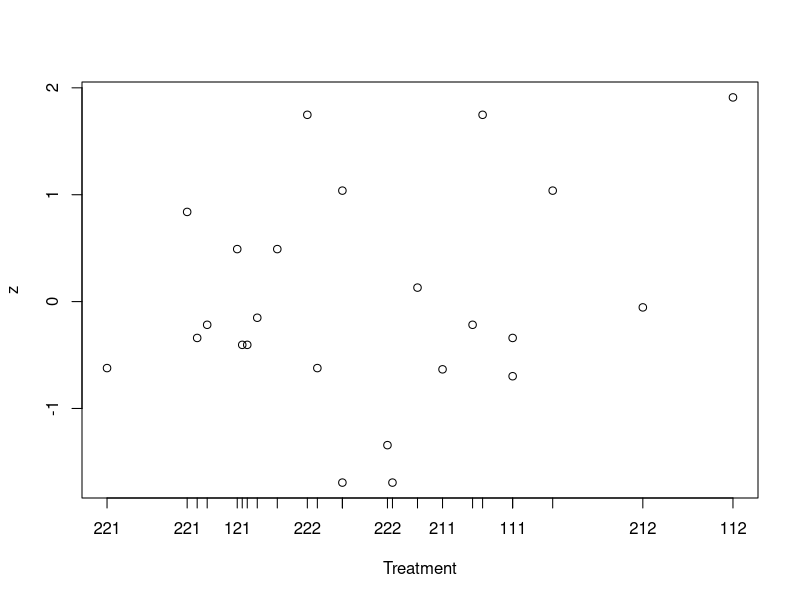
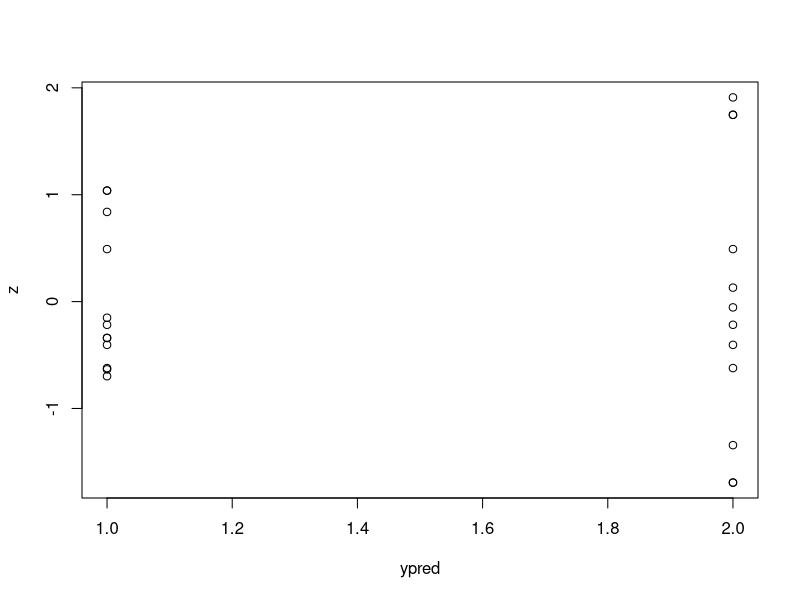
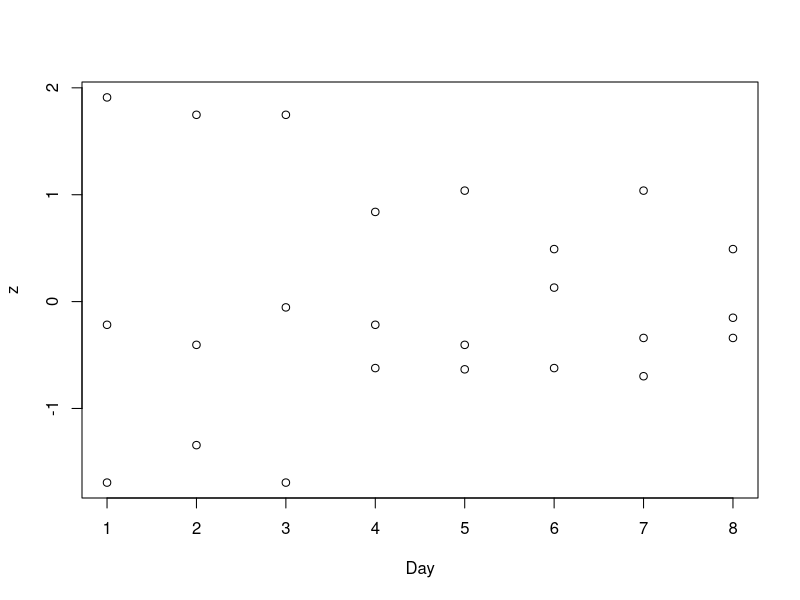
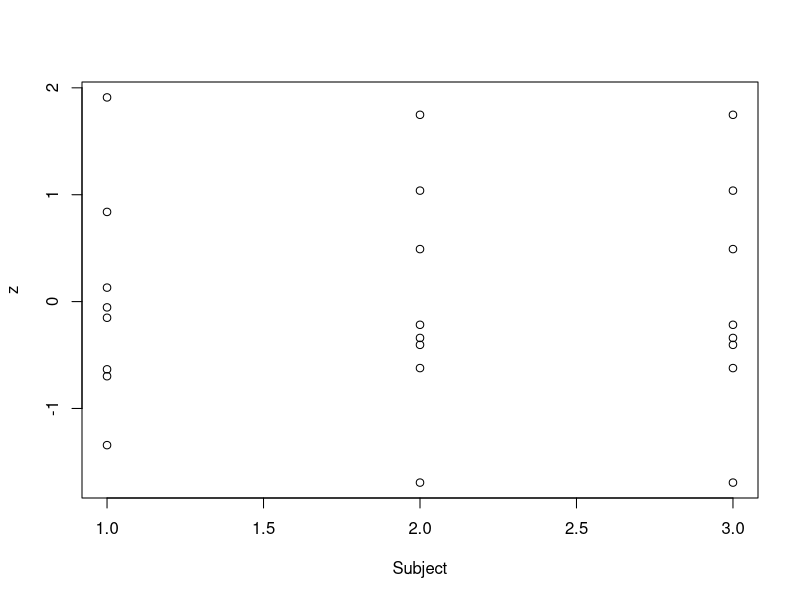
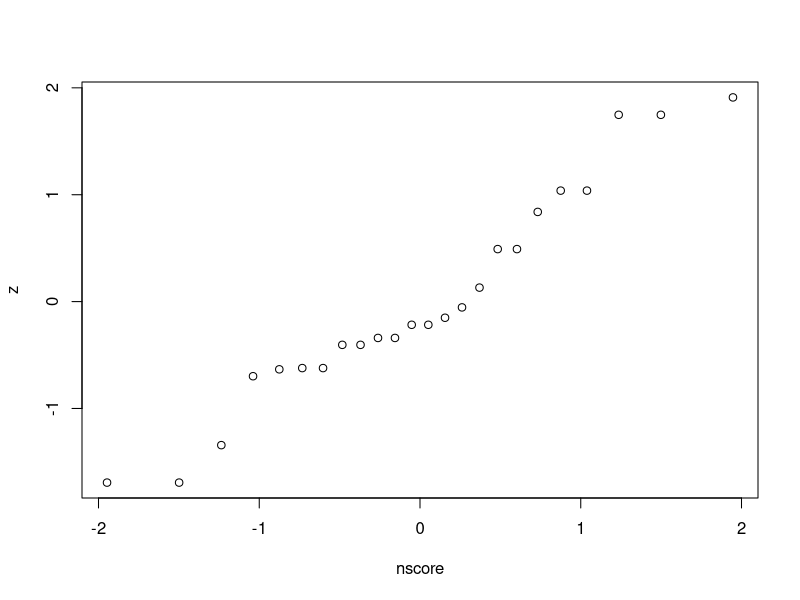

Recreate these plots in R, in order. (Note: this script raises an error after producing the figures.)
# exercisebicycle.r, exercise bicycle experiment, Table 12.12 p420, 
# and code from text p423

# Table 12.12, p420
bike.data <- read.table("Data/exercise.bicycle.txt", header=T)
head(bike.data, 3)

# Create factor variables
bike.data <- within(bike.data, 
  {fDay=factor(Day); fSubject=factor(Subject); fDurat=factor(Durat);
   fSpeed=factor(Speed); fPedal=factor(Pedal); fTrtmt=factor(Trtmt) })

# ANOVA: treatment combinations
modelTC <- lm(Pulse ~ fDay + fSubject + fTrtmt, data=bike.data)
anova(modelTC)
drop1(modelTC, ~., test = "F") 

# Treatment contrasts
library(lsmeans)
lsmTrtmt <- lsmeans(modelTC, ~ fTrtmt) 
lsmTrtmt
summary(contrast(lsmTrtmt, 
        list(DurationDiff=c(-1,-1,-1,-1, 1, 1, 1, 1)/4,
                SpeedDiff=c(-1,-1, 1, 1,-1,-1, 1, 1)/4,
                PedalDiff=c(-1, 1,-1, 1,-1, 1,-1, 1)/4)), 
        infer=c(T,T))

# Compute variables for residual plots
bike.data <- within(bike.data, {
   # Compute predicted, residual, and standardized residual values
   ypred = fitted(modelTC)
   e = resid(modelTC)
   z = e/sd(e) 
   # Compute Blom's normal scores
   n = length(e)
   q = rank(e)
   nscore = qnorm((q-0.375)/(n+0.25))
   # Compute variable TLevel with treatment levels 1:8 for equispaced plotting
   TLevel = 4*(Durat-1) + 2*(Speed-1) + (Pedal-1) })

# Residual plots
plot(z ~ TLevel, data=bike.data, xaxt="n", xlab="Treatment")
  axis(1, at=bike.data$TLevel, labels=bike.data$fTrtmt)
plot(z ~ ypred + Day + Subject + nscore, data=bike.data)

### Hit return key for each plot above, before entering the code below!

# Code from text p423
# input data again (refresh inputs)
# Table 12.12, p420
bike.data <- read.table("Data/exercise.bicycle.txt", header=T)
head(bike.data, 3)

# Create factor variables
bike.data <- within(bike.data, 
                    {fDay=factor(Day); fSubject=factor(Subject); fDurat=factor(Durat);
                    fSpeed=factor(Speed); fPedal=factor(Pedal); fTrtmt=factor(Trtmt) })

# ANOVA: factorial effects
modelFE <- lm(Pulse ~ fDay + fSubject + Durat*Speed*Pedal, 
              data=bike.data)

# modelFE <- lm(Pulse ~ fDay + fSubject + fDurat*fSpeed*fPedal, 
#              data=bike.data)

summary(modelFE)
anova(modelFE)
drop1(modelFE, ~., test = "F") 
# need to be fixed (this section)
# Treatment contrasts
lsmDurat <- lsmeans(modelFE, ~ Durat) 
summary(contrast(lsmDurat, list(DurationDiff=c(-1, 1))), infer=c(T,T))

lsmSpeed <- lsmeans(modelFE, ~ Speed) 
summary(contrast(lsmSpeed, list(SpeedDiff=c(-1, 1))), infer=c(T,T))

lsmPedal <- lsmeans(modelFE, ~ Pedal) 
summary(contrast(lsmPedal, list(PedalDiff=c(-1, 1))), infer=c(T,T))
